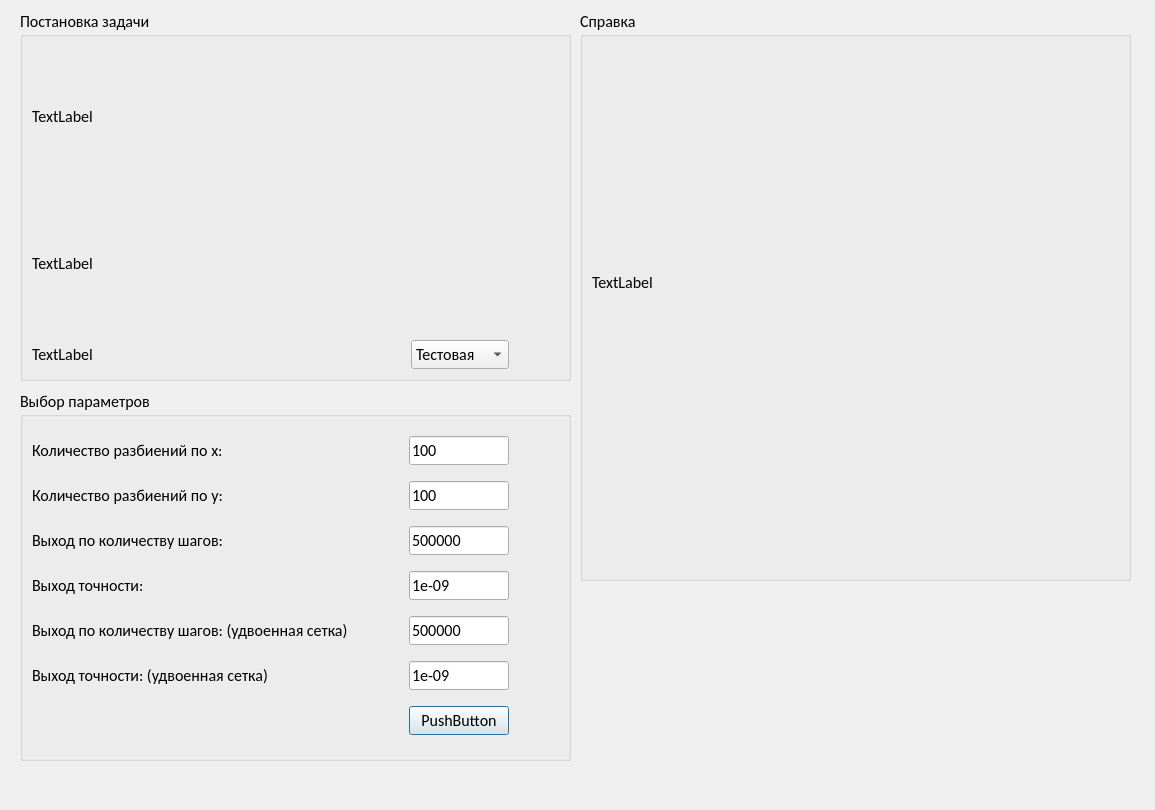
<?xml version="1.0" encoding="UTF-8"?>
<ui version="4.0">
 <class>Dialog</class>
 <widget class="QDialog" name="Dialog">
  <property name="geometry">
   <rect>
    <x>0</x>
    <y>0</y>
    <width>1155</width>
    <height>810</height>
   </rect>
  </property>
  <property name="windowTitle">
   <string>Dialog</string>
  </property>
  <widget class="QGroupBox" name="parametr_box">
   <property name="geometry">
    <rect>
     <x>20</x>
     <y>10</y>
     <width>551</width>
     <height>371</height>
    </rect>
   </property>
   <property name="font">
    <font>
     <family>Calibri</family>
     <pointsize>12</pointsize>
     <bold>false</bold>
     <stylestrategy>PreferAntialias</stylestrategy>
    </font>
   </property>
   <property name="title">
    <string>Постановка задачи</string>
   </property>
   <property name="flat">
    <bool>false</bool>
   </property>
   <property name="checkable">
    <bool>false</bool>
   </property>
   <layout class="QGridLayout" name="gridLayout">
    <item row="0" column="0">
     <widget class="QLabel" name="label_postanoka_zadachi">
      <property name="font">
       <font>
        <family>Calibri</family>
        <pointsize>12</pointsize>
        <bold>false</bold>
        <stylestrategy>PreferAntialias</stylestrategy>
       </font>
      </property>
      <property name="text">
       <string>TextLabel</string>
      </property>
     </widget>
    </item>
    <item row="3" column="1">
     <widget class="QComboBox" name="zadacha">
      <property name="sizePolicy">
       <sizepolicy hsizetype="Fixed" vsizetype="Fixed">
        <horstretch>0</horstretch>
        <verstretch>0</verstretch>
       </sizepolicy>
      </property>
      <property name="font">
       <font>
        <family>Calibri</family>
        <pointsize>12</pointsize>
        <bold>false</bold>
        <stylestrategy>PreferAntialias</stylestrategy>
       </font>
      </property>
      <item>
       <property name="text">
        <string>Тестовая</string>
       </property>
      </item>
      <item>
       <property name="text">
        <string>Основная </string>
       </property>
      </item>
     </widget>
    </item>
    <item row="2" column="0">
     <widget class="QLabel" name="label_zadacha">
      <property name="font">
       <font>
        <family>Calibri</family>
        <pointsize>12</pointsize>
        <bold>false</bold>
        <stylestrategy>PreferAntialias</stylestrategy>
       </font>
      </property>
      <property name="text">
       <string>TextLabel</string>
      </property>
     </widget>
    </item>
    <item row="3" column="0">
     <widget class="QLabel" name="label_button_class_of_task">
      <property name="font">
       <font>
        <family>Calibri</family>
        <pointsize>12</pointsize>
        <bold>false</bold>
        <stylestrategy>PreferAntialias</stylestrategy>
       </font>
      </property>
      <property name="text">
       <string>TextLabel</string>
      </property>
     </widget>
    </item>
    <item row="3" column="2">
     <spacer name="horizontalSpacer_2">
      <property name="orientation">
       <enum>Qt::Horizontal</enum>
      </property>
      <property name="sizeType">
       <enum>QSizePolicy::Fixed</enum>
      </property>
      <property name="sizeHint" stdset="0">
       <size>
        <width>50</width>
        <height>20</height>
       </size>
      </property>
     </spacer>
    </item>
   </layout>
  </widget>
  <widget class="QGroupBox" name="parametr_box_2">
   <property name="geometry">
    <rect>
     <x>20</x>
     <y>390</y>
     <width>551</width>
     <height>371</height>
    </rect>
   </property>
   <property name="sizePolicy">
    <sizepolicy hsizetype="Preferred" vsizetype="Preferred">
     <horstretch>1</horstretch>
     <verstretch>0</verstretch>
    </sizepolicy>
   </property>
   <property name="font">
    <font>
     <family>Calibri</family>
     <pointsize>12</pointsize>
     <bold>false</bold>
     <stylestrategy>PreferAntialias</stylestrategy>
    </font>
   </property>
   <property name="title">
    <string>Выбор параметров</string>
   </property>
   <property name="flat">
    <bool>false</bool>
   </property>
   <property name="checkable">
    <bool>false</bool>
   </property>
   <layout class="QGridLayout" name="gridLayout_2">
    <item row="5" column="0">
     <widget class="QLabel" name="label_e_max_1">
      <property name="text">
       <string>Выход точности:</string>
      </property>
     </widget>
    </item>
    <item row="8" column="1">
     <widget class="QLineEdit" name="lineEdit_e_max_2">
      <property name="maximumSize">
       <size>
        <width>100</width>
        <height>16777215</height>
       </size>
      </property>
      <property name="text">
       <string>1e-09</string>
      </property>
     </widget>
    </item>
    <item row="9" column="1">
     <widget class="QPushButton" name="pushButton">
      <property name="maximumSize">
       <size>
        <width>100</width>
        <height>16777215</height>
       </size>
      </property>
      <property name="text">
       <string>PushButton</string>
      </property>
     </widget>
    </item>
    <item row="5" column="1">
     <widget class="QLineEdit" name="lineEdit_e_max_1">
      <property name="maximumSize">
       <size>
        <width>100</width>
        <height>16777215</height>
       </size>
      </property>
      <property name="text">
       <string>1e-09</string>
      </property>
     </widget>
    </item>
    <item row="8" column="0">
     <widget class="QLabel" name="label_e_max_2">
      <property name="text">
       <string>Выход точности: (удвоенная сетка)</string>
      </property>
      <property name="wordWrap">
       <bool>true</bool>
      </property>
     </widget>
    </item>
    <item row="7" column="0">
     <widget class="QLabel" name="label_n_max_2">
      <property name="text">
       <string>Выход по количеству шагов: (удвоенная сетка)</string>
      </property>
      <property name="wordWrap">
       <bool>true</bool>
      </property>
     </widget>
    </item>
    <item row="2" column="1">
     <widget class="QLineEdit" name="lineEdit_m">
      <property name="maximumSize">
       <size>
        <width>100</width>
        <height>16777215</height>
       </size>
      </property>
      <property name="text">
       <string>100</string>
      </property>
     </widget>
    </item>
    <item row="1" column="1">
     <widget class="QLineEdit" name="lineEdit_n">
      <property name="sizePolicy">
       <sizepolicy hsizetype="Minimum" vsizetype="Fixed">
        <horstretch>0</horstretch>
        <verstretch>0</verstretch>
       </sizepolicy>
      </property>
      <property name="maximumSize">
       <size>
        <width>100</width>
        <height>16777215</height>
       </size>
      </property>
      <property name="text">
       <string>100</string>
      </property>
     </widget>
    </item>
    <item row="1" column="0">
     <widget class="QLabel" name="label_n">
      <property name="text">
       <string>Количество разбиений по x:</string>
      </property>
     </widget>
    </item>
    <item row="4" column="0">
     <widget class="QLabel" name="label_n_max_1">
      <property name="text">
       <string>Выход по количеству шагов:</string>
      </property>
     </widget>
    </item>
    <item row="7" column="1">
     <widget class="QLineEdit" name="lineEdit_n_max_2">
      <property name="maximumSize">
       <size>
        <width>100</width>
        <height>16777215</height>
       </size>
      </property>
      <property name="text">
       <string>500000</string>
      </property>
     </widget>
    </item>
    <item row="4" column="1">
     <widget class="QLineEdit" name="lineEdit_n_max_1">
      <property name="maximumSize">
       <size>
        <width>100</width>
        <height>16777215</height>
       </size>
      </property>
      <property name="text">
       <string>500000</string>
      </property>
     </widget>
    </item>
    <item row="2" column="0">
     <widget class="QLabel" name="label_m">
      <property name="text">
       <string>Количество разбиений по y:</string>
      </property>
     </widget>
    </item>
    <item row="4" column="2">
     <spacer name="horizontalSpacer">
      <property name="orientation">
       <enum>Qt::Horizontal</enum>
      </property>
      <property name="sizeType">
       <enum>QSizePolicy::Fixed</enum>
      </property>
      <property name="sizeHint" stdset="0">
       <size>
        <width>50</width>
        <height>20</height>
       </size>
      </property>
     </spacer>
    </item>
   </layout>
  </widget>
  <widget class="QGroupBox" name="parametr_box_3">
   <property name="geometry">
    <rect>
     <x>580</x>
     <y>10</y>
     <width>551</width>
     <height>571</height>
    </rect>
   </property>
   <property name="font">
    <font>
     <family>Calibri</family>
     <pointsize>12</pointsize>
     <bold>false</bold>
     <stylestrategy>PreferAntialias</stylestrategy>
    </font>
   </property>
   <property name="title">
    <string>Справка</string>
   </property>
   <property name="flat">
    <bool>false</bool>
   </property>
   <property name="checkable">
    <bool>false</bool>
   </property>
   <layout class="QGridLayout" name="gridLayout_3">
    <item row="0" column="0">
     <widget class="QLabel" name="label_spravka">
      <property name="text">
       <string>TextLabel</string>
      </property>
     </widget>
    </item>
    <item row="1" column="0">
     <spacer name="verticalSpacer">
      <property name="orientation">
       <enum>Qt::Vertical</enum>
      </property>
      <property name="sizeType">
       <enum>QSizePolicy::Fixed</enum>
      </property>
      <property name="sizeHint" stdset="0">
       <size>
        <width>20</width>
        <height>50</height>
       </size>
      </property>
     </spacer>
    </item>
   </layout>
  </widget>
 </widget>
 <resources/>
 <connections/>
</ui>
